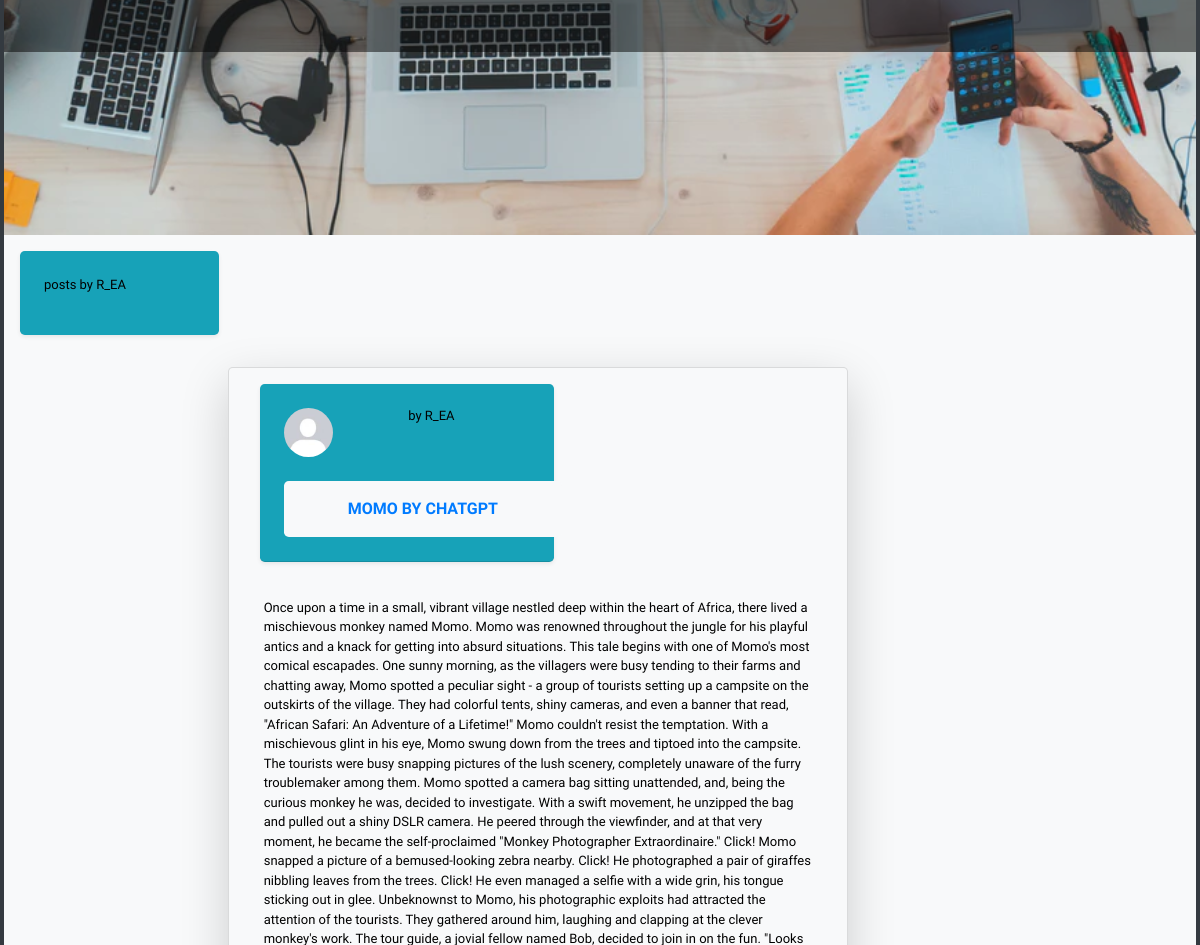
/user/R_EA/ (signed in, middle part), run on an earlier commit of the app's database.
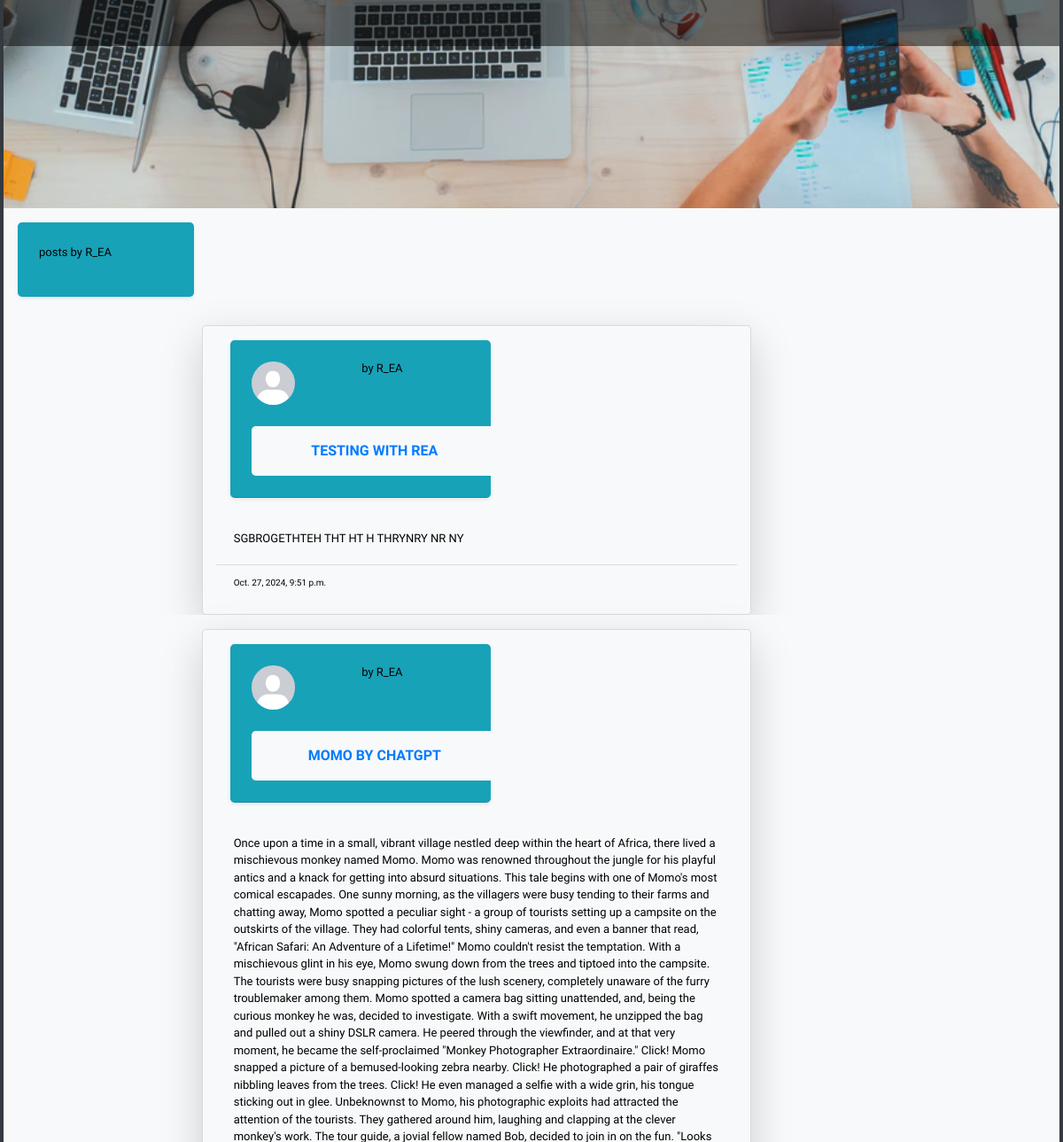
And on a later commit of the database.
### blog/models.py (models this page shows, shortened)
class blogpost(models.Model):
    title = models.CharField(max_length=200)
    content = models.TextField(max_length=1000)
    excerpt = models.TextField(max_length=300)
    image = models.ImageField(
        upload_to='blog_images/',
        validators=[FileExtensionValidator(allowed_extensions=['jpg', 'jpeg', 'png'])],
        null=True, blank=True)
    date_posted = models.DateTimeField(default=timezone.now)
    author = models.ForeignKey(User,on_delete=models.CASCADE)
    spaces = models.CharField(choices=CATEGORY_CHOICES,max_length=30,null=False,default=None)
    price_offer = models.IntegerField(default=100)
    reaction = models.ManyToManyField(User,through="Postreaction",related_name="blogpost_reactions")
    rating = models.ManyToManyField(User,through="JobRating",related_name="usersjob_rating")
    assigned_to = models.ForeignKey(User,on_delete=models.SET_DEFAULT,default=1,related_name="blogpost_assignedto")
    is_closed = models.BooleanField(default=False)

### users/models.py (models this page shows, shortened)
class profile(models.Model):
    user = models.OneToOneField(User, on_delete = models.CASCADE)
    image = models.ImageField(default ='default.jpg', upload_to ='profile_pics')
    bio = models.TextField(default=" ")
    otp=models.CharField(max_length=100,null=True,blank=True)
    level= models.IntegerField(default=1)
    phone_number = models.IntegerField(default=0)
    reffered_by = models.CharField(max_length=50,default=None,null=True)
    leveled_up = models.BooleanField(default=False)
    is_verified = models.BooleanField(default=False)
    work_done = models.ManyToManyField(blogpost,related_name="jobs_done")

### blog/views.py (the view)
# urls.py: path('user/<str:username>/',userpostlistview.as_view(),name='user_post'),
class userpostlistview(LoginRequiredMixin,ListView):
    model= post
    template_name='blog/user_posts.html'
    context_object_name='posts'
    paginate_by=10
    def get_queryset(self):
        user = get_object_or_404(User, username= self.kwargs.get('username'))
        return  post.objects.filter(author=user).order_by('-date_posted')

### blogger/templates/blog/user_posts.html (shortened to what this page needs)
{%extends 'blog/base.html'%}
{%load static%}
{% block content %}
<div class="  bg-info col-lg-2  col-md-12 col-sm-10 m-3 p-2 shadow-sm rounded-lg">
    <div style="font-size:small"class='col p-2 m-2'>
      <p>posts by {{view.kwargs.username|upper}}</p>
    </div>
</div>
  <body class='container bg-dark col-lg-12 col-md-12 col sm-12 m-10 p-1'>
        {% for post in posts %}
        <div class='container bg-light col-lg-12 col-md-12 col-sm-12'>
            <div class="container bg-light mt-3 pb-20 col-lg-8 col-md-12 col-sm-12" id='home' style="height:50%">
                <div class="card bg-light rounded-lg shadow-lg col-lg-10 col-md-12 col-sm-6">
                    <div class=" card-header bg-info col-lg-6 col-sm-6 col-md-12 m-3 p-2 shadow-sm rounded-lg">
                      <div class='row p-2 m-2'>
                        <img class="rounded-circle" src="{{post.author.profile.image.url}}" style="width:20%" alt="pic">
                        <h2 style="font-size:small;"class="mx-auto card-text row"> <a style="color:black;"href="{% url 'user_post' post.author.username %}">by {{ post.author }}</a> </h2>
                      </div>
                      <div class=' row bg-light rounded-lg p-2 m-3 col-sm-12 ' style="">
                        <a href="{% url 'post_detail' post.pk %}" class='mx-auto p-1 m-1'><strong>{{post.title|upper}}</strong></a>
                      </div>
                    </div>
                    <div style="font-size:small"class="card-body">
                      <p class="card-text">{{ post.content}} </p>
                    </div>
                    <div style="font-size:x-small"class="card-footer bg-light">
                      <p>{{ post.date_posted}}</p>
                    </div>
                 </div>
            </div>
        </div>
        {% endfor %}
    </body>
{% endblock %}

What changed in the data, as far as the page shows it:
added blogpost: author.profile.image (placeholder picture), author "R_EA", title "TESTING WITH REA", content "SGBROGETHTEH THT HT H THRYNRY NR NY", date_posted "Oct. 27, 2024, 9:51 p.m."
